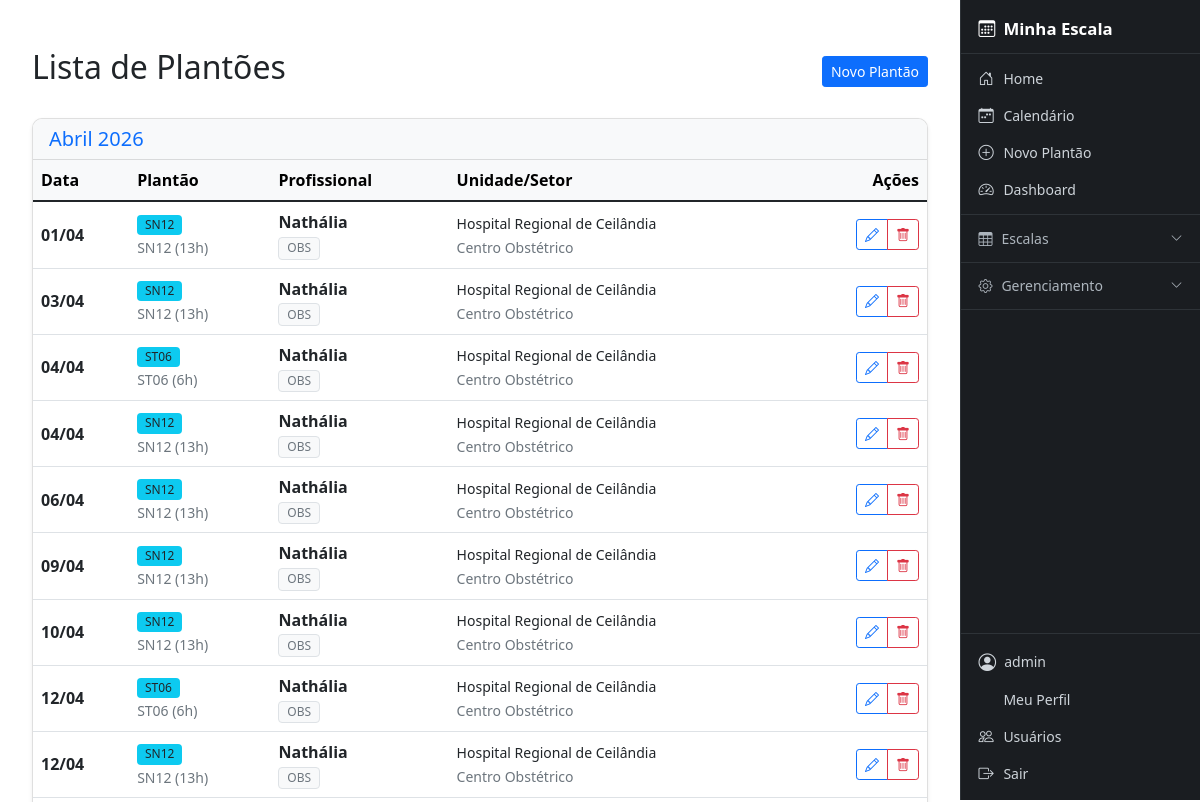
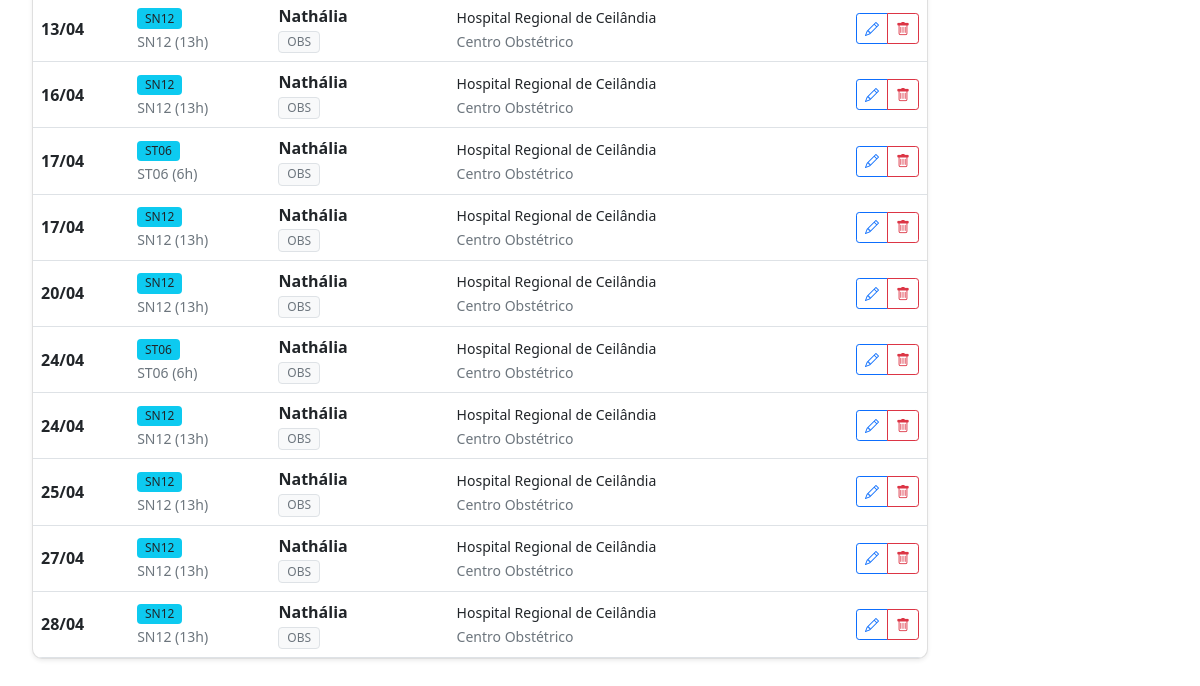
The app's page /eventos/ (signed in), older data (2 pictures, top to bottom).
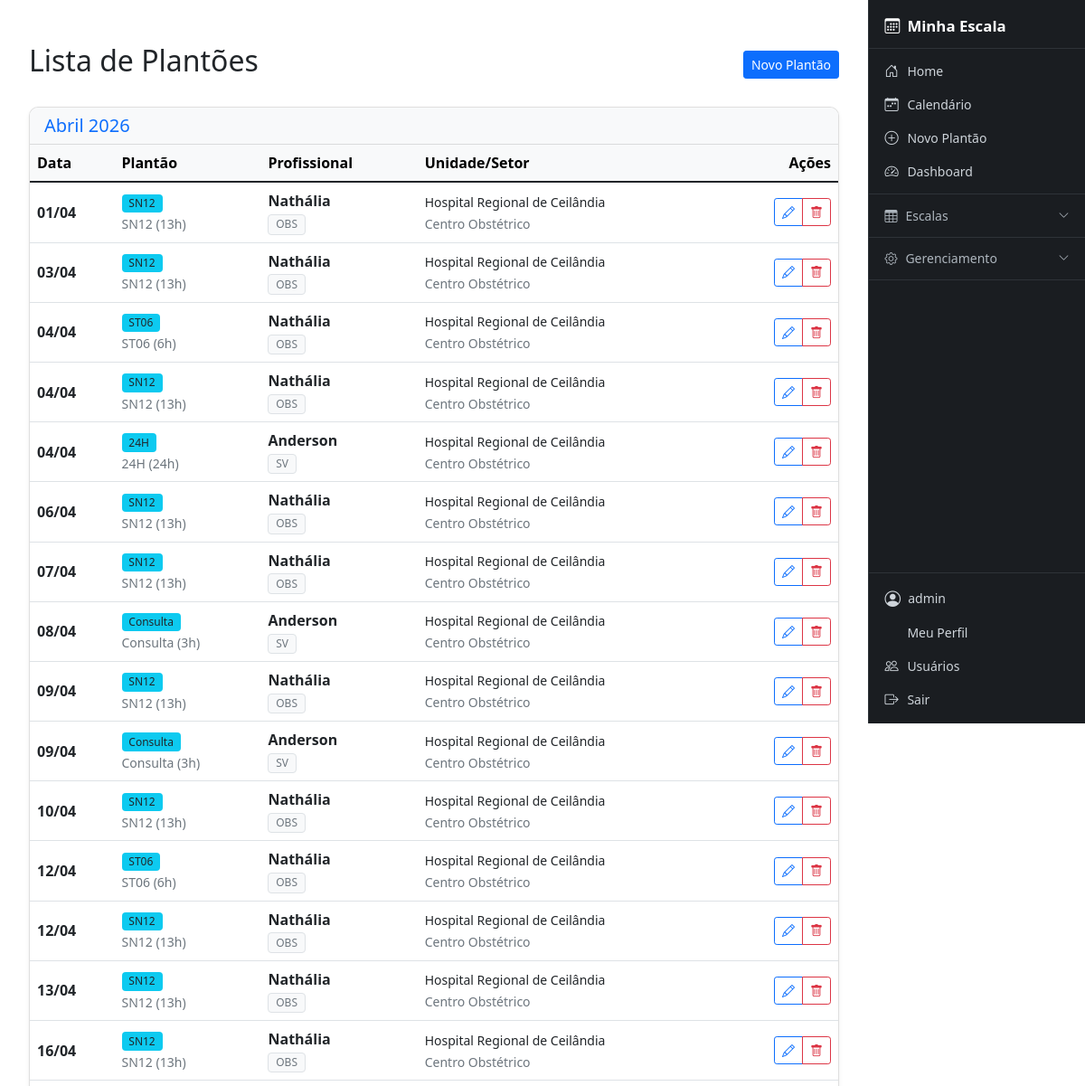
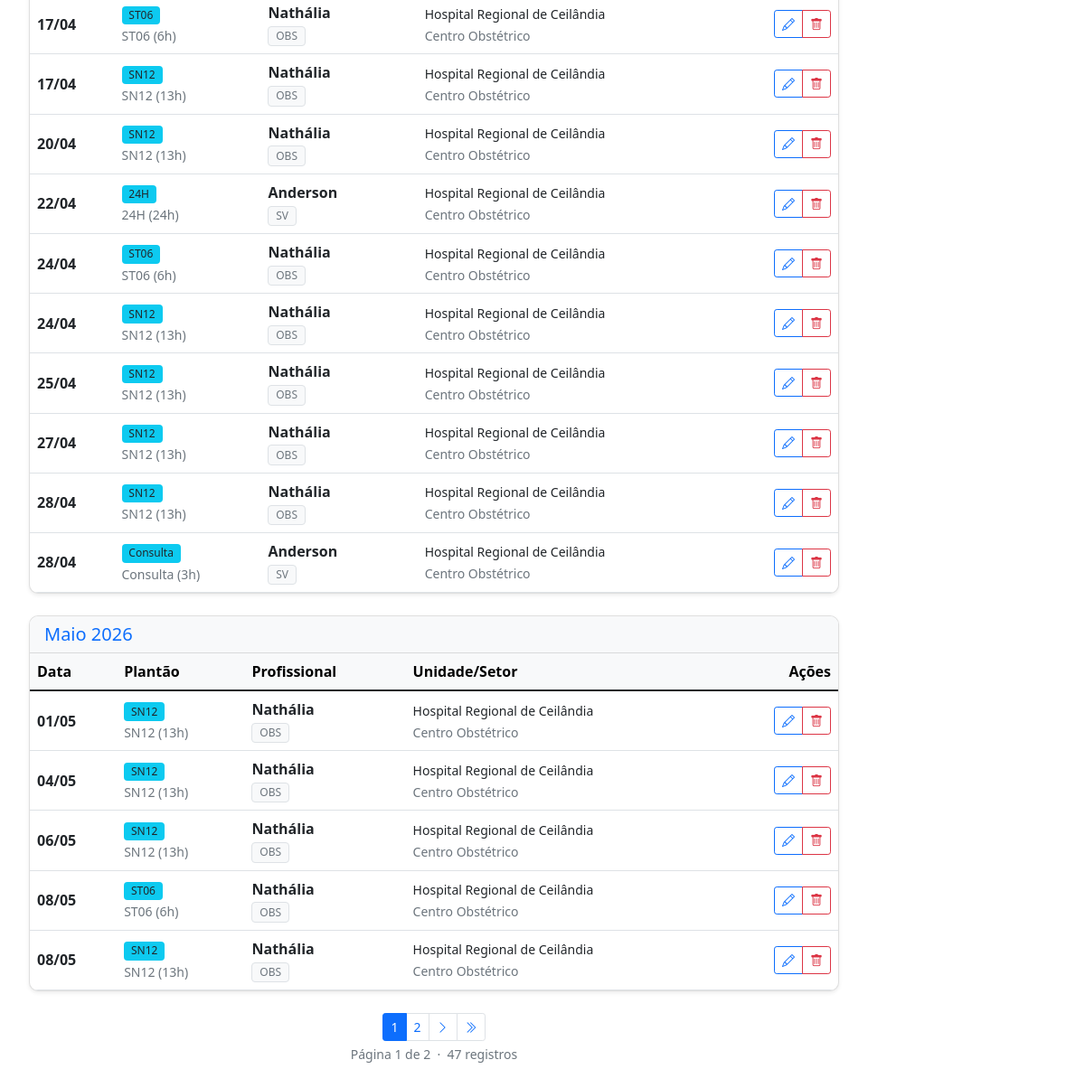
The same page, newer data (2 pictures, top to bottom).
### cal/models.py (models this page shows, shortened)
class EventoEscala(models.Model):
    data = models.DateField()
    profissional = models.ForeignKey(
        Matricula,
        on_delete=models.CASCADE,
        related_name="eventos"
    )
    tipo = models.ForeignKey(
        TipoEvento,
        on_delete=models.CASCADE
    )
    hospital = models.ForeignKey(
        Hospital,
        on_delete=models.PROTECT
    )
    setor = models.ForeignKey(
        Setor,
        on_delete=models.PROTECT
    )
    criado_por = models.ForeignKey(
        User,
        on_delete=models.PROTECT,
        related_name="eventos_criados"
    )
    observacao = models.TextField(blank=True, null=True)
    criado_em = models.DateTimeField(auto_now_add=True)

class TipoEvento(models.Model):
    CORES_CHOICES = [
        ('#007bff', 'Azul'),
        ('#6610f2', 'Roxo'),
        ('#6f42c1', 'Lilás'),
        ('#e83e8c', 'Rosa'),
        ('#dc3545', 'Vermelho'),
        ('#fd7e14', 'Laranja'),
        ('#ffc107', 'Amarelo'),
        ('#28a745', 'Verde'),
        ('#20c997', 'Turquesa'),
        ('#17a2b8', 'Ciano'),
        ('#6c757d', 'Cinza'),
        ('#343a40', 'Preto'),
    ]
    tipo_base = models.ForeignKey(Tipo, on_delete=models.CASCADE, related_name="eventos", verbose_name="Tipo Base", null=True, blank=True)
    codigo = models.CharField(max_length=10, verbose_name="Código")
    descricao = models.CharField(max_length=50, verbose_name="Descrição")
    horas = models.PositiveIntegerField(verbose_name="Carga Horária (Horas)", blank=True, null=True)
    cor = models.CharField(max_length=20, choices=CORES_CHOICES, default='#007bff', verbose_name="Cor")
    class Meta:
        verbose_name = "Tipo de Evento"
        verbose_name_plural = "Tipos de Evento"
        unique_together = ("codigo", "descricao")

class Matricula(models.Model):
    user = models.OneToOneField(
        User,
        on_delete=models.CASCADE,
        related_name="matricula",
        null=True,
        blank=True
    )
    perfil = models.ForeignKey(PerfilUsuario, on_delete=models.SET_NULL, null=True, blank=True, related_name='matriculas_vinculadas')
    nome_completo = models.CharField(max_length=200)
    nome_exibicao = models.CharField(max_length=50, verbose_name="Nome de Exibição", default="")
    matricula = models.CharField(max_length=30, unique=True)
    coren = models.CharField(max_length=30, blank=True, null=True)
    hospital = models.ForeignKey(
        Hospital,
        on_delete=models.PROTECT,
        related_name="profissionais"
    )
    setor = models.ForeignKey(
        Setor,
        on_delete=models.PROTECT,
        related_name="profissionais",
        null=True,
        blank=True
    )
    especialidade = models.ForeignKey(
        Especialidade,
        on_delete=models.SET_NULL,
        related_name="profissionais",
        null=True,
        blank=True
    )
    carga_horaria_semanal = models.PositiveIntegerField(default=40)
    ativo = models.BooleanField(default=True)
    class Meta:
        ordering = ["nome_exibicao"]

class Especialidade(models.Model):
    nome = models.CharField(max_length=100, verbose_name="Especialidade")
    class Meta:
        verbose_name = "Especialidade"
        verbose_name_plural = "Especialidades"

### core/models.py (models this page shows, shortened)
class Hospital(models.Model):
    nome = models.CharField(max_length=150, unique=True)
    sigla = models.CharField(max_length=20, blank=True, null=True)

class Setor(models.Model):
    nome = models.CharField(max_length=100)
    hospital = models.ForeignKey(
        Hospital,
        on_delete=models.CASCADE,
        related_name="setores"
    )
    class Meta:
        unique_together = ("nome", "hospital")

### cal/views/views_cal.py (the view, shortened to what this page needs)
# urls.py: path('eventos/', views_cal.MeusPlantoesListView.as_view(), name='listar_eventos'),
class MeusPlantoesListView(LoginRequiredMixin, ListView):
    model = EventoEscala
    template_name = 'cal/lista_eventos.html'
    context_object_name = 'eventos'
    paginate_by = 30
    def get_context_data(self, **kwargs):
        context = super().get_context_data(**kwargs)
        context['pode_editar'] = not is_enfermeiro(self.request.user)
        return context
    def get_queryset(self):
        user = self.request.user
        matricula = get_matricula(user)
        base_qs = EventoEscala.objects.select_related(
            'tipo', 'profissional', 'hospital', 'setor', 'criado_por'
        )
        if is_admin(user):
            return base_qs.all().order_by('data')

### cal/permissions.py (called while the page is built)
def get_perfil(user):
    return getattr(user, 'cal_perfil', None)

def get_matricula(user):
    return getattr(user, 'matricula', None)

def is_admin(user):
    perfil = get_perfil(user)
    return user.is_staff or (perfil is not None and perfil.tipo == 'ADMIN')

def is_enfermeiro(user):
    perfil = get_perfil(user)
    return perfil is not None and perfil.tipo == 'ENFERMEIRO'

### templates/cal/lista_eventos.html (shortened to what this page needs)
{% extends 'base.html' %}
{% block content %}
<div class="container mt-4">
    <div class="d-flex justify-content-between align-items-center mb-4">
        <h2>Lista de Plantões</h2>
        {% if pode_editar %}
        <a href="{% url 'cal:event_new' %}" class="btn btn-primary btn-sm">Novo Plantão</a>
        {% endif %}
    </div>
    {% if eventos %}
        {% regroup eventos by data|date:"F Y" as meses_eventos %}
        {% for mes in meses_eventos %}
            <div class="card mb-4 shadow-sm">
                <div class="card-header bg-light">
                    <h5 class="mb-0 text-primary">{{ mes.grouper|capfirst }}</h5>
                </div>
                <div class="card-body p-0">
                    <div class="table-responsive">
                        <table class="table table-hover mb-0">
                            <thead class="table-light">
                                <tr>
                                    <th>Data</th>
                                    <th>Plantão</th>
                                    <th>Profissional</th>
                                    <th>Unidade/Setor</th>
                                    {% if pode_editar %}<th class="text-end">Ações</th>{% endif %}
                                </tr>
                            </thead>
                            <tbody>
                                {% for evento in mes.list %}
                                <tr id="event-row-{{ evento.id }}">
                                    <td class="align-middle"><strong>{{ evento.data|date:"d/m" }}</strong></td>
                                    <td class="align-middle">
                                        <span class="badge bg-info text-dark">{{ evento.tipo.descricao|default:"-" }}</span><br>
                                        <small class="text-muted">{{ evento.tipo.codigo }} ({{ evento.tipo.horas|default:"—" }}{% if evento.tipo.horas %}h{% endif %})</small>
                                    </td>
                                    <td class="align-middle">
                                        <div class="fw-bold">{{ evento.profissional.nome_exibicao }}</div>
                                        {% if evento.profissional.especialidade %}
                                            <span class="badge bg-light text-muted border">{{ evento.profissional.especialidade.nome }}</span>
                                        {% endif %}
                                    </td>
                                    <td class="align-middle">
                                        <small>{{ evento.hospital.nome|default:"-" }}</small><br>
                                        <small class="text-muted">{{ evento.setor.nome|default:"" }}</small>
                                    </td>
                                    {% if pode_editar %}
                                    <td class="text-end align-middle">
                                        <div class="btn-group btn-group-sm">
                                            <a class="btn btn-outline-primary" href="{% url 'cal:event_edit' evento.id %}">
                                                <i class="bi bi-pencil"></i>
                                            </a>
                                            <button class="btn btn-outline-danger delete-event" data-id="{{ evento.id }}" data-url="{% url 'cal:excluir_evento' evento.id %}">
                                                <i class="bi bi-trash"></i>
                                            </button>
                                        </div>
                                    </td>
                                    {% endif %}
                                </tr>
                                {% endfor %}
                            </tbody>
                        </table>
                    </div>
                </div>
            </div>
        {% endfor %}
    {% endif %}
    {% include 'partials/paginacao.html' %}
</div>
{% endblock %}

Row changes from the older to the newer data that the page shows:
added EventoEscala: data "04/04", tipo.descricao "24H", tipo.codigo "24H", tipo.horas "24", profissional.nome_exibicao "Anderson", profissional.especialidade.nome "SV", hospital.nome "Hospital Regional de Ceilândia", setor.nome "Centro Obstétrico", shown under "Abril 2026"
added EventoEscala: data "07/04", tipo.descricao "SN12", tipo.codigo "SN12", tipo.horas "13", profissional.nome_exibicao "Nathália", profissional.especialidade.nome "OBS", hospital.nome "Hospital Regional de Ceilândia", setor.nome "Centro Obstétrico", shown under "Abril 2026"
added EventoEscala: data "08/04", tipo.descricao "Consulta", tipo.codigo "Consulta", tipo.horas "3", profissional.nome_exibicao "Anderson", profissional.especialidade.nome "SV", hospital.nome "Hospital Regional de Ceilândia", setor.nome "Centro Obstétrico", shown under "Abril 2026"
added EventoEscala: data "09/04", tipo.descricao "Consulta", tipo.codigo "Consulta", tipo.horas "3", profissional.nome_exibicao "Anderson", profissional.especialidade.nome "SV", hospital.nome "Hospital Regional de Ceilândia", setor.nome "Centro Obstétrico", shown under "Abril 2026"
added EventoEscala: data "22/04", tipo.descricao "24H", tipo.codigo "24H", tipo.horas "24", profissional.nome_exibicao "Anderson", profissional.especialidade.nome "SV", hospital.nome "Hospital Regional de Ceilândia", setor.nome "Centro Obstétrico", shown under "Abril 2026"
added EventoEscala: data "28/04", tipo.descricao "Consulta", tipo.codigo "Consulta", tipo.horas "3", profissional.nome_exibicao "Anderson", profissional.especialidade.nome "SV", hospital.nome "Hospital Regional de Ceilândia", setor.nome "Centro Obstétrico", shown under "Abril 2026"
added EventoEscala: data "01/05", tipo.descricao "SN12", tipo.codigo "SN12", tipo.horas "13", profissional.nome_exibicao "Nathália", profissional.especialidade.nome "OBS", hospital.nome "Hospital Regional de Ceilândia", setor.nome "Centro Obstétrico", shown under "Maio 2026"
added EventoEscala: data "04/05", tipo.descricao "SN12", tipo.codigo "SN12", tipo.horas "13", profissional.nome_exibicao "Nathália", profissional.especialidade.nome "OBS", hospital.nome "Hospital Regional de Ceilândia", setor.nome "Centro Obstétrico", shown under "Maio 2026"
added EventoEscala: data "06/05", tipo.descricao "SN12", tipo.codigo "SN12", tipo.horas "13", profissional.nome_exibicao "Nathália", profissional.especialidade.nome "OBS", hospital.nome "Hospital Regional de Ceilândia", setor.nome "Centro Obstétrico", shown under "Maio 2026"
added EventoEscala: data "08/05", tipo.descricao "ST06", tipo.codigo "ST06", tipo.horas "6", profissional.nome_exibicao "Nathália", profissional.especialidade.nome "OBS", hospital.nome "Hospital Regional de Ceilândia", setor.nome "Centro Obstétrico", shown under "Maio 2026"
added EventoEscala: data "08/05", tipo.descricao "SN12", tipo.codigo "SN12", tipo.horas "13", profissional.nome_exibicao "Nathália", profissional.especialidade.nome "OBS", hospital.nome "Hospital Regional de Ceilândia", setor.nome "Centro Obstétrico", shown under "Maio 2026"
Text that changed along with them:
{{ page_obj.number }}: (not shown) → "1"
{{ page_obj.paginator.num_pages }}: (not shown) → "2"
{{ page_obj.paginator.count }}: (not shown) → "47"
new list line: "Maio 2026 Data Plantão Profissional Unidade/Setor Ações"
new list line: "1"
new list line: "2"
text now shown: "Página de · registro"
